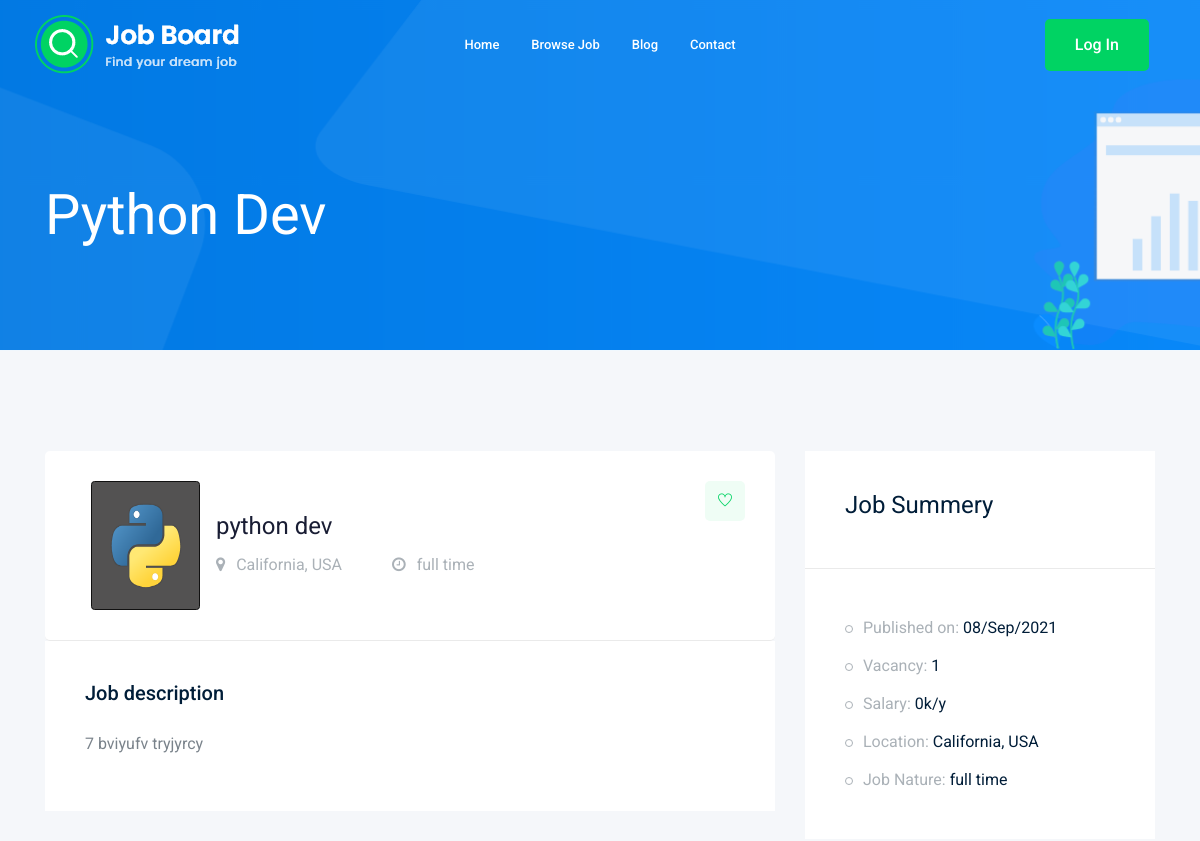
/jobs/python-dev (upper part), run on an earlier commit of the app's database.
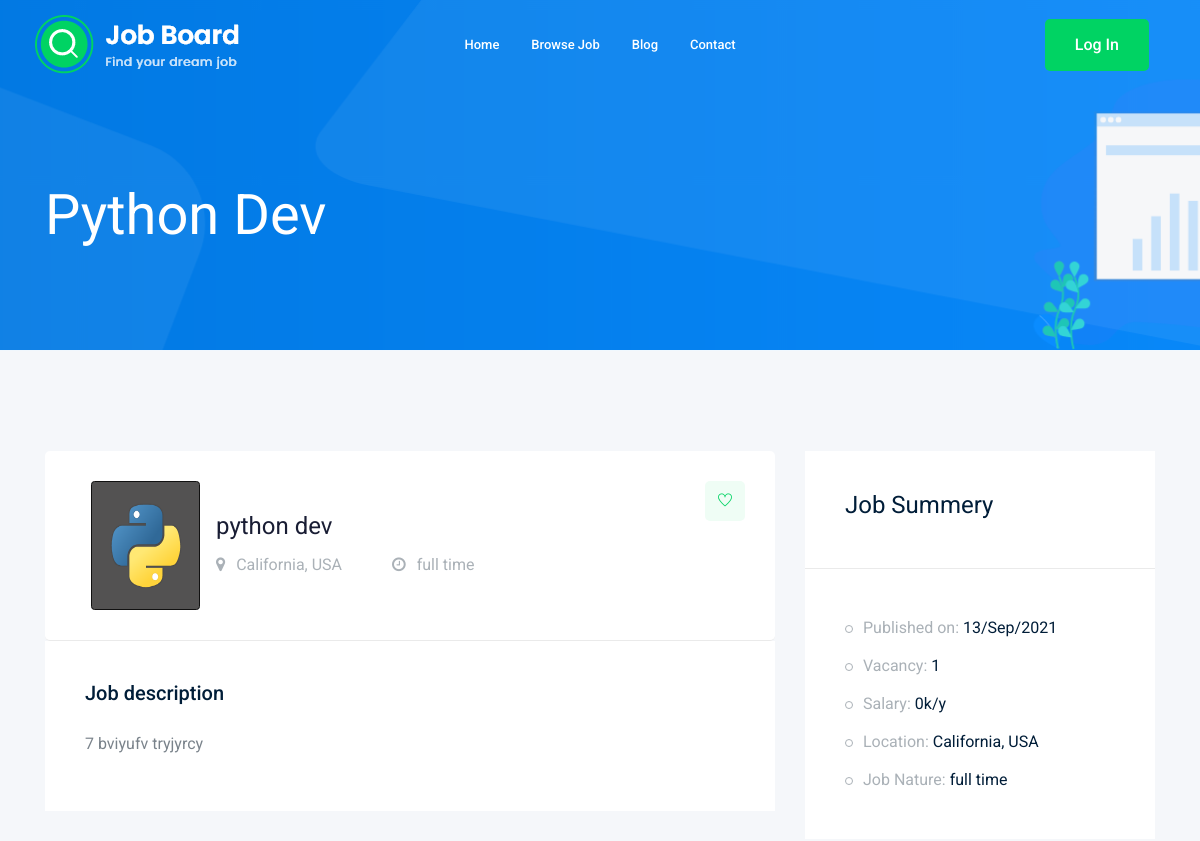
And on a later commit of the database.
### jobs/models.py (models this page shows, shortened)
class jobs(models.Model):
    user=models.ForeignKey(User, verbose_name=("user"), on_delete=models.CASCADE)
    title=CharField(max_length=50)
    job_type=CharField(max_length=20, choices=Job_Type)
    description=models.TextField(max_length=1500)
    published_at=models.DateTimeField(auto_now=True)
    vacancy= models.IntegerField(default=1)
    salary=models.IntegerField(default=0)
    excprince =models.IntegerField(default=1)
    category=models.ForeignKey(Category,on_delete=CASCADE)
    img = models.ImageField(max_length=256, upload_to='jobs/')
    Gander=CharField(max_length=20,choices=Gander)
    slug=models.SlugField(blank=True,null=True)
    def __str__(self) -> str:
        return self.title

### jobs/views.py (the view)
# urls.py: path('<str:slug>',views.job_detalis,name='job_detalis'),
def job_detalis(request,slug):
   job_detalis=jobs.objects.get(slug=slug)
   if request.method == 'POST':
       form=Apply_job(request.POST , request.FILES )
       if form.is_valid():
           print('valid')
           myform=form.save(commit=False)
           myform.job=job_detalis
           myform.save()
   else:
        form = Apply_job()
   context={'job':job_detalis,'form':form}
   return render(request,'jobs/job_ditales.html',context)

### jobs/templates/jobs/job_ditales.html (shortened to what this page needs)
{% extends 'base.html' %}
{% load bootstrap4 %}
{% block bodey %}
    <div class="bradcam_area bradcam_bg_1">
        <div class="container">
            <div class="row">
                <div class="col-xl-12">
                    <div class="bradcam_text">
                        <h3>{{job}}</h3>
                    </div>
                </div>
            </div>
        </div>
    </div>
    <div class="job_details_area">
        <div class="container">
            <div class="row">
                <div class="col-lg-8">
                    <div class="job_details_header">
                        <div class="single_jobs white-bg d-flex justify-content-between">
                            <div class="jobs_left d-flex align-items-center">
                                <div class="img-thumbnail mx-3">
                                    <img src="{{job.img.url}}"width="100px" height="120px" alt="" >
                                </div>
                                <div class="jobs_conetent">
                                    <a href="#"><h4>{{job}}</h4></a>
                                    <div class="links_locat d-flex align-items-center">
                                        <div class="location">
                                            <p> <i class="fa fa-map-marker"></i> California, USA</p>
                                        </div>
                                        <div class="location">
                                            <p> <i class="fa fa-clock-o"></i> {{job.job_type}}</p>
                                        </div>
                                    </div>
                                </div>
                            </div>
                            <div class="jobs_right">
                                <div class="apply_now">
                                    <a class="heart_mark" href="#"> <i class="ti-heart"></i> </a>
                                </div>
                            </div>
                        </div>
                    </div>
                    <div class="descript_wrap white-bg">
                        <div class="single_wrap">
                            <h4>Job description</h4>
                            <p>{{job.description}}</p>
                        </div>
                    </div>
                </div>
                <div class="col-lg-4">
                    <div class="job_sumary">
                        <div class="summery_header">
                            <h3>Job Summery</h3>
                        </div>
                        <div class="job_content">
                            <ul>
                                <li>Published on: <span>{{job.published_at|date:'d/M/o'}}</span></li>
                                <li>Vacancy: <span>{{job.vacancy}}</span></li>
                                <li>Salary: <span>{{job.salary}}k/y</span></li>
                                <li>Location: <span>California, USA</span></li>
                                <li>Job Nature: <span> {{job.job_type}}</span></li>
                            </ul>
                        </div>
                    </div>
                </div>
            </div>
        </div>
    </div>
{% endblock bodey %}

What changed in the data, as far as the page shows it:
changed jobs "Python Dev": published_at "08/Sep/2021" → "13/Sep/2021"
